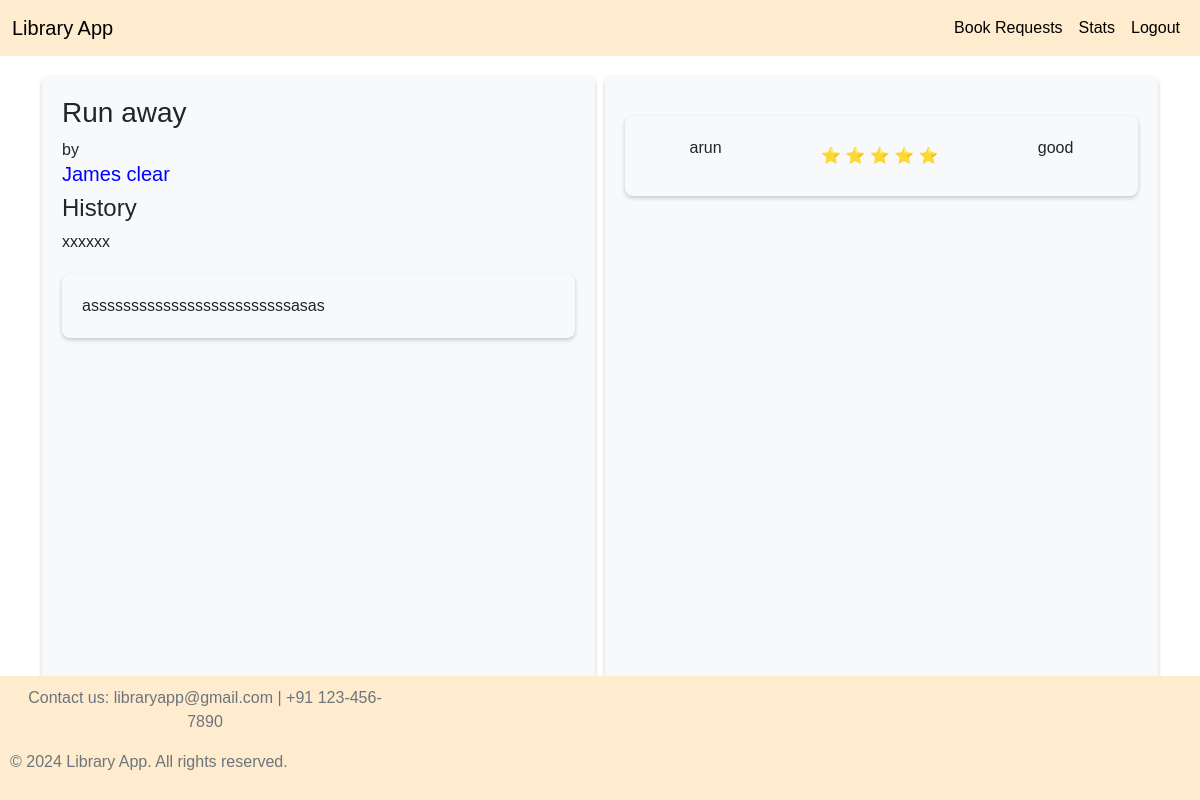
Screenshot of /librarian_book/1 (signed in) with the database file from the repository.
### model.py (models this page shows)
class Book(db.Model):
    id = db.Column(db.Integer, primary_key=True, autoincrement=True, nullable=False)
    title = db.Column(db.String(100), nullable=False, unique=True)
    author = db.Column(db.String(100), nullable=False)
    content=db.Column(db.String, nullable=False)
    section_id = db.Column(db.Integer, db.ForeignKey('section.id'), nullable=False)
    date_issued=db.Column(db.DateTime, default=datetime.now(), nullable=False)
    date_return=db.Column(db.DateTime, nullable=False)

class Section(db.Model):
    id = db.Column(db.Integer, primary_key=True, autoincrement=True, nullable=False)
    name = db.Column(db.String(100), nullable=False, unique=True)
    date_created=db.Column(db.DateTime, default=datetime.now(), nullable=False)
    description = db.Column(db.String(100), nullable=False)
    user_id = db.Column(db.Integer, db.ForeignKey('user.id'), nullable=False)
    books = db.relationship('Book', backref='section', lazy=True)
    user=db.relationship('User', backref='section', lazy=True)

class Rating(db.Model):
    id = db.Column(db.Integer, primary_key=True, autoincrement=True, nullable=False)
    user_id = db.Column(db.Integer, db.ForeignKey('user.id'), nullable=False)
    book_id = db.Column(db.Integer, db.ForeignKey('book.id'), nullable=False)
    rating = db.Column(db.Integer, nullable=False)
    feedback = db.Column(db.String, nullable=False)
    user=db.relationship('User', backref='rating', lazy=True)
    book=db.relationship('Book', backref='rating', lazy=True)

class User(UserMixin, db.Model):
    id = db.Column(db.Integer, primary_key=True, autoincrement=True, nullable=False)
    username = db.Column(db.String(100), unique=True, nullable=False)
    email = db.Column(db.String(100), unique=True, nullable=False)
    password = db.Column(db.String(100), nullable=False)
    is_librarian = db.Column(db.Boolean,default=False, nullable=False)

### app.py (the view)
@app.route('/librarian_book/<int:id>', methods=['GET', 'POST'])
@login_required
def librarian_book(id):
    book=Book.query.filter_by(id=id).first()
    return render_template('librarian_book.html',book=book)

### app.py (called while the page is built)
@login_manager.user_loader
def load_user(user_id):
    return User.query.get(int(user_id))

### templates/librarian_book.html (shortened to what this page needs)
<!DOCTYPE html>
<html lang="en">
  <head>
    <link
      href="https://cdn.jsdelivr.net/npm/bootstrap@5.0.2/dist/css/bootstrap.min.css"
      rel="stylesheet"
    />
    <link
      rel="stylesheet"
      href="https://cdnjs.cloudflare.com/ajax/libs/font-awesome/5.15.4/css/all.min.css"
    />
    <link rel="stylesheet" href="/static/styles.css" />
  </head>
  <body>
    <nav
      class="navbar navbar-expand-lg"
      style="background-color: blanchedalmond"
    >
      <div class="container-fluid">
        <a class="navbar-brand" href="/" style="color: black">Library App</a>
        <div class="collapse navbar-collapse" id="navbarSupportedContent">
          <ul class="navbar-nav ms-auto mb-2 mb-lg-0">
            <li class="nav-item">
              <a
                class="nav-link active"
                href="/book_request"
                style="color: black"
                >Book Requests</a
              >
            </li>
            <li class="nav-item">
              <a
                class="nav-link active"
                href="/librarian_stats"
                style="color: black"
                >Stats</a
              >
            </li>
            <li class="nav-item">
              <a class="nav-link active" href="/logout" style="color: black"
                >Logout</a
              >
            </li>
          </ul>
        </div>
      </div>
    </nav>
    <div class="container">
      <div style="display: flex; gap: 10px">
        <div style="margin-top: 20px" class="bookcontent-box">
          <h3>{{ book.title }}</h3>
          by
          <h5 style="color: blue">{{ book.author }}</h5>
          <h4>{{ book.section.name }}</h4>
          <p>{{ book.section.description }}</p>
          <div class="content-box">{{ book.content }}</div>
        </div>
        <div class="rate-box">
          {% for i in book.rating %}
          <div class="rating-box">
            <p>{{ i.user.username }}</p>
            {% for j in range(i.rating) %} ⭐️ {% endfor %}
            <p>{{ i.feedback }}</p>
          </div>
          {% endfor %}
        </div>
      </div>
    </div>
    <div class="footer">
      <div
        style="
          background-color: blanchedalmond;
          padding: 10px;
          position: absolute;
          bottom: 0;
          width: 100%;
        "
      >
        <p
          class="text-center text-muted"
          style="display: inline-block; margin-right: 800px; margin-left: 10px"
        >
          Contact us: libraryapp@gmail.com | +91 123-456-7890
        </p>
        <p class="text-center text-muted" style="display: inline-block">
          © 2024 Library App. All rights reserved.
        </p>
      </div>
    </div>
  </body>
</html>

### static/styles.css (style rules this page uses)
* { margin: 0; padding: 0; box-sizing: border-box; font-family: sans-serif; }
html { height: 100%; box-sizing: border-box; }
body { overflow-x: hidden; position: relative; min-height: 100%; box-sizing: inherit; padding-bottom: 5rem; }
.bookcontent-box { margin-top: 20px; padding: 20px; background-color: #f8f9fa; border-radius: 8px; box-shadow: 0 2px 4px rgba(0, 0, 0, 0.2); width: 100%; overflow-y: scroll; height: 80vh; }
.rate-box { margin-top: 20px; padding: 20px; background-color: #f8f9fa; border-radius: 8px; box-shadow: 0 2px 4px rgba(0, 0, 0, 0.2); width: 100%; overflow-y: scroll; height: 80vh; }
.rating-box { margin-top: 20px; display: flex; justify-content: space-around; align-items: center; gap: 10px; padding: 20px; background-color: #f8f9fa; border-radius: 8px; box-shadow: 0 2px 4px rgba(0, 0, 0, 0.2); }
.content-box { margin-top: 20px; padding: 20px; background-color: #f8f9fa; border-radius: 8px; box-shadow: 0 2px 4px rgba(0, 0, 0, 0.2); width: 100%; }

### rows the page displays
Book: title "Run away", author "James clear", content "asssssssssssssssssssssssssasas"
Section: section.name "History", section.description "xxxxxx"
Rating: user.username "arun", rating 5 (drawn), feedback "good"
